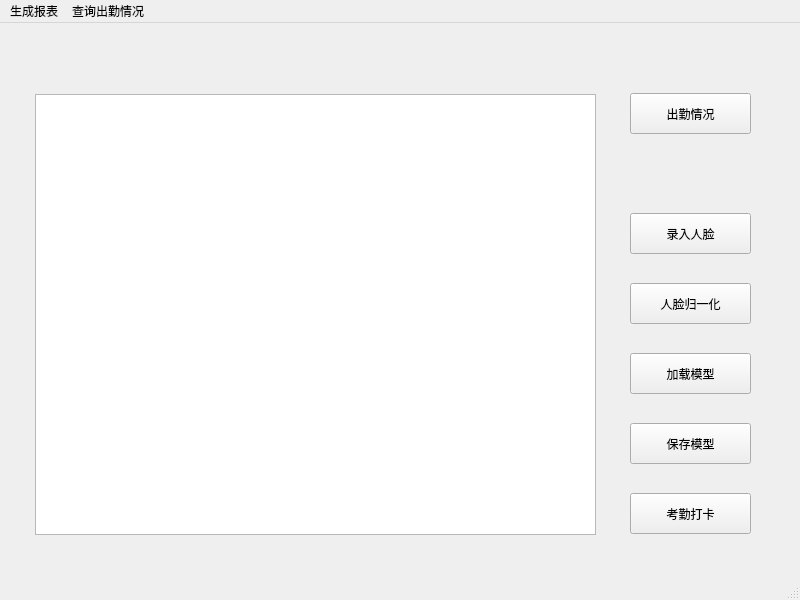
<?xml version="1.0" encoding="UTF-8"?>
<ui version="4.0">
 <class>MainWindow</class>
 <widget class="QMainWindow" name="MainWindow">
  <property name="geometry">
   <rect>
    <x>0</x>
    <y>0</y>
    <width>800</width>
    <height>600</height>
   </rect>
  </property>
  <property name="windowTitle">
   <string>MainWindow</string>
  </property>
  <widget class="QWidget" name="centralwidget">
   <widget class="QPushButton" name="pushButton">
    <property name="geometry">
     <rect>
      <x>630</x>
      <y>190</y>
      <width>121</width>
      <height>41</height>
     </rect>
    </property>
    <property name="text">
     <string>录入人脸</string>
    </property>
   </widget>
   <widget class="QPushButton" name="pushButton_2">
    <property name="geometry">
     <rect>
      <x>630</x>
      <y>260</y>
      <width>121</width>
      <height>41</height>
     </rect>
    </property>
    <property name="text">
     <string>人脸归一化</string>
    </property>
   </widget>
   <widget class="QPushButton" name="pushButton_3">
    <property name="geometry">
     <rect>
      <x>630</x>
      <y>330</y>
      <width>121</width>
      <height>41</height>
     </rect>
    </property>
    <property name="text">
     <string>加载模型</string>
    </property>
   </widget>
   <widget class="QPushButton" name="pushButton_4">
    <property name="geometry">
     <rect>
      <x>630</x>
      <y>470</y>
      <width>121</width>
      <height>41</height>
     </rect>
    </property>
    <property name="text">
     <string>考勤打卡</string>
    </property>
   </widget>
   <widget class="QTableView" name="tableView">
    <property name="geometry">
     <rect>
      <x>35</x>
      <y>71</y>
      <width>561</width>
      <height>441</height>
     </rect>
    </property>
   </widget>
   <widget class="QLabel" name="table_title">
    <property name="geometry">
     <rect>
      <x>40</x>
      <y>10</y>
      <width>141</width>
      <height>51</height>
     </rect>
    </property>
    <property name="styleSheet">
     <string notr="true">font: 20pt &quot;黑体&quot;;
</string>
    </property>
    <property name="text">
     <string/>
    </property>
   </widget>
   <widget class="QPushButton" name="pushButton_5">
    <property name="geometry">
     <rect>
      <x>630</x>
      <y>70</y>
      <width>121</width>
      <height>41</height>
     </rect>
    </property>
    <property name="text">
     <string>出勤情况</string>
    </property>
   </widget>
   <widget class="QPushButton" name="pushButton_6">
    <property name="geometry">
     <rect>
      <x>630</x>
      <y>400</y>
      <width>121</width>
      <height>41</height>
     </rect>
    </property>
    <property name="text">
     <string>保存模型</string>
    </property>
   </widget>
  </widget>
  <widget class="QMenuBar" name="menubar">
   <property name="geometry">
    <rect>
     <x>0</x>
     <y>0</y>
     <width>800</width>
     <height>26</height>
    </rect>
   </property>
   <widget class="QMenu" name="menu">
    <property name="title">
     <string>生成报表</string>
    </property>
    <addaction name="action_daily_sheet"/>
    <addaction name="action_weekly_sheet"/>
    <addaction name="action_monthly_sheet"/>
   </widget>
   <widget class="QMenu" name="menu_select">
    <property name="title">
     <string>查询出勤情况</string>
    </property>
    <addaction name="actionby_name_and_periods"/>
   </widget>
   <addaction name="menu"/>
   <addaction name="menu_select"/>
  </widget>
  <widget class="QStatusBar" name="statusbar"/>
  <action name="action123">
   <property name="text">
    <string>regiterFace</string>
   </property>
  </action>
  <action name="actiondaily_sheet">
   <property name="text">
    <string>daily sheet</string>
   </property>
  </action>
  <action name="actionby_name_and_periods">
   <property name="text">
    <string>by name and periods</string>
   </property>
  </action>
  <action name="action_daily_sheet">
   <property name="text">
    <string>daily sheet</string>
   </property>
  </action>
  <action name="action_weekly_sheet">
   <property name="text">
    <string>weekly sheet</string>
   </property>
  </action>
  <action name="action_monthly_sheet">
   <property name="text">
    <string>monthly sheet</string>
   </property>
  </action>
 </widget>
 <resources/>
 <connections>
  <connection>
   <sender>pushButton_2</sender>
   <signal>clicked()</signal>
   <receiver>MainWindow</receiver>
   <slot>normalize_face()</slot>
   <hints>
    <hint type="sourcelabel">
     <x>705</x>
     <y>314</y>
    </hint>
    <hint type="destinationlabel">
     <x>774</x>
     <y>310</y>
    </hint>
   </hints>
  </connection>
  <connection>
   <sender>actionby_name_and_periods</sender>
   <signal>triggered()</signal>
   <receiver>MainWindow</receiver>
   <slot>openWindow2()</slot>
   <hints>
    <hint type="sourcelabel">
     <x>-1</x>
     <y>-1</y>
    </hint>
    <hint type="destinationlabel">
     <x>399</x>
     <y>299</y>
    </hint>
   </hints>
  </connection>
  <connection>
   <sender>action_daily_sheet</sender>
   <signal>triggered()</signal>
   <receiver>MainWindow</receiver>
   <slot>get_daily_sheet()</slot>
   <hints>
    <hint type="sourcelabel">
     <x>-1</x>
     <y>-1</y>
    </hint>
    <hint type="destinationlabel">
     <x>399</x>
     <y>299</y>
    </hint>
   </hints>
  </connection>
  <connection>
   <sender>action_weekly_sheet</sender>
   <signal>triggered()</signal>
   <receiver>MainWindow</receiver>
   <slot>get_weekly_sheet()</slot>
   <hints>
    <hint type="sourcelabel">
     <x>-1</x>
     <y>-1</y>
    </hint>
    <hint type="destinationlabel">
     <x>399</x>
     <y>299</y>
    </hint>
   </hints>
  </connection>
  <connection>
   <sender>action_monthly_sheet</sender>
   <signal>triggered()</signal>
   <receiver>MainWindow</receiver>
   <slot>get_monthly_sheet()</slot>
   <hints>
    <hint type="sourcelabel">
     <x>-1</x>
     <y>-1</y>
    </hint>
    <hint type="destinationlabel">
     <x>399</x>
     <y>299</y>
    </hint>
   </hints>
  </connection>
  <connection>
   <sender>pushButton</sender>
   <signal>clicked()</signal>
   <receiver>MainWindow</receiver>
   <slot>openWindow1()</slot>
   <hints>
    <hint type="sourcelabel">
     <x>658</x>
     <y>256</y>
    </hint>
    <hint type="destinationlabel">
     <x>734</x>
     <y>170</y>
    </hint>
   </hints>
  </connection>
  <connection>
   <sender>pushButton_5</sender>
   <signal>clicked()</signal>
   <receiver>MainWindow</receiver>
   <slot>get_attend_situation()</slot>
   <hints>
    <hint type="sourcelabel">
     <x>693</x>
     <y>120</y>
    </hint>
    <hint type="destinationlabel">
     <x>610</x>
     <y>60</y>
    </hint>
   </hints>
  </connection>
  <connection>
   <sender>pushButton_3</sender>
   <signal>clicked()</signal>
   <receiver>MainWindow</receiver>
   <slot>load_model()</slot>
   <hints>
    <hint type="sourcelabel">
     <x>695</x>
     <y>373</y>
    </hint>
    <hint type="destinationlabel">
     <x>614</x>
     <y>345</y>
    </hint>
   </hints>
  </connection>
  <connection>
   <sender>pushButton_6</sender>
   <signal>clicked()</signal>
   <receiver>MainWindow</receiver>
   <slot>save_model()</slot>
   <hints>
    <hint type="sourcelabel">
     <x>692</x>
     <y>445</y>
    </hint>
    <hint type="destinationlabel">
     <x>616</x>
     <y>417</y>
    </hint>
   </hints>
  </connection>
  <connection>
   <sender>pushButton_4</sender>
   <signal>clicked()</signal>
   <receiver>MainWindow</receiver>
   <slot>check_attend()</slot>
   <hints>
    <hint type="sourcelabel">
     <x>695</x>
     <y>510</y>
    </hint>
    <hint type="destinationlabel">
     <x>614</x>
     <y>486</y>
    </hint>
   </hints>
  </connection>
 </connections>
 <slots>
  <slot>register_face()</slot>
  <slot>openWindow1()</slot>
  <slot>normalize_face()</slot>
  <slot>openWindow2()</slot>
  <slot>get_daily_sheet()</slot>
  <slot>get_weekly_sheet()</slot>
  <slot>get_monthly_sheet()</slot>
  <slot>get_attend_situation()</slot>
  <slot>load_model()</slot>
  <slot>save_model()</slot>
  <slot>check_attend()</slot>
 </slots>
</ui>
